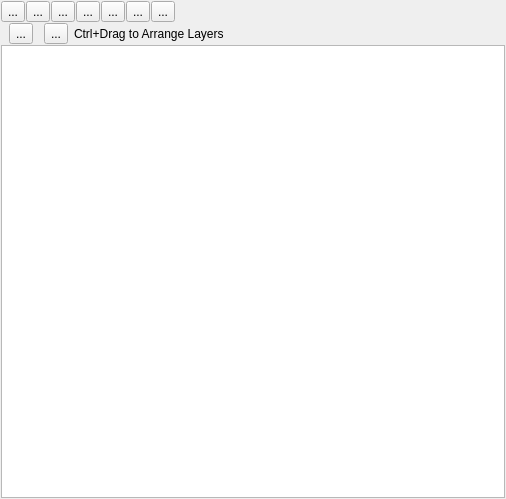
<?xml version="1.0" encoding="UTF-8"?>
<ui version="4.0">
 <class>PanelDisplayLayer</class>
 <widget class="QWidget" name="PanelDisplayLayer">
  <property name="geometry">
   <rect>
    <x>0</x>
    <y>0</y>
    <width>506</width>
    <height>499</height>
   </rect>
  </property>
  <property name="windowTitle">
   <string>Dialog</string>
  </property>
  <layout class="QVBoxLayout" name="verticalLayout" stretch="0,0,1">
   <property name="spacing">
    <number>1</number>
   </property>
   <property name="leftMargin">
    <number>1</number>
   </property>
   <property name="topMargin">
    <number>1</number>
   </property>
   <property name="rightMargin">
    <number>1</number>
   </property>
   <property name="bottomMargin">
    <number>1</number>
   </property>
   <item>
    <layout class="QHBoxLayout" name="horizontalLayout_2" stretch="0,0,0,0,0,0,0,0">
     <property name="spacing">
      <number>1</number>
     </property>
     <item>
      <widget class="QToolButton" name="newButton">
       <property name="toolTip">
        <string>New</string>
       </property>
       <property name="text">
        <string>...</string>
       </property>
       <property name="icon">
        <iconset resource="PanelDisplayLayer.qrc">
         <normaloff>:/LayerEditor/Toolbar/new.png</normaloff>:/LayerEditor/Toolbar/new.png</iconset>
       </property>
       <property name="iconSize">
        <size>
         <width>14</width>
         <height>14</height>
        </size>
       </property>
      </widget>
     </item>
     <item>
      <widget class="QToolButton" name="deleteButton">
       <property name="toolTip">
        <string>Delete</string>
       </property>
       <property name="text">
        <string>...</string>
       </property>
       <property name="icon">
        <iconset resource="PanelDisplayLayer.qrc">
         <normaloff>:/LayerEditor/Toolbar/delete.png</normaloff>:/LayerEditor/Toolbar/delete.png</iconset>
       </property>
       <property name="iconSize">
        <size>
         <width>14</width>
         <height>14</height>
        </size>
       </property>
      </widget>
     </item>
     <item>
      <widget class="QToolButton" name="renameButton">
       <property name="toolTip">
        <string>Rename</string>
       </property>
       <property name="text">
        <string>...</string>
       </property>
       <property name="icon">
        <iconset resource="PanelDisplayLayer.qrc">
         <normaloff>:/LayerEditor/Toolbar/rename.png</normaloff>:/LayerEditor/Toolbar/rename.png</iconset>
       </property>
       <property name="iconSize">
        <size>
         <width>14</width>
         <height>14</height>
        </size>
       </property>
      </widget>
     </item>
     <item>
      <widget class="QToolButton" name="exportButton">
       <property name="toolTip">
        <string>Export</string>
       </property>
       <property name="text">
        <string>...</string>
       </property>
       <property name="icon">
        <iconset resource="PanelDisplayLayer.qrc">
         <normaloff>:/LayerEditor/Toolbar/export.png</normaloff>:/LayerEditor/Toolbar/export.png</iconset>
       </property>
       <property name="iconSize">
        <size>
         <width>14</width>
         <height>14</height>
        </size>
       </property>
      </widget>
     </item>
     <item>
      <widget class="QToolButton" name="importButton">
       <property name="toolTip">
        <string>Import</string>
       </property>
       <property name="text">
        <string>...</string>
       </property>
       <property name="icon">
        <iconset resource="PanelDisplayLayer.qrc">
         <normaloff>:/LayerEditor/Toolbar/import.png</normaloff>:/LayerEditor/Toolbar/import.png</iconset>
       </property>
       <property name="iconSize">
        <size>
         <width>14</width>
         <height>14</height>
        </size>
       </property>
      </widget>
     </item>
     <item>
      <widget class="QToolButton" name="saveButton">
       <property name="toolTip">
        <string>Save External Layers</string>
       </property>
       <property name="text">
        <string>...</string>
       </property>
       <property name="icon">
        <iconset resource="PanelDisplayLayer.qrc">
         <normaloff>:/LayerEditor/Toolbar/save.png</normaloff>:/LayerEditor/Toolbar/save.png</iconset>
       </property>
       <property name="iconSize">
        <size>
         <width>14</width>
         <height>14</height>
        </size>
       </property>
      </widget>
     </item>
     <item>
      <widget class="QToolButton" name="freezeButton">
       <property name="toolTip">
        <string>Freeze</string>
       </property>
       <property name="text">
        <string>...</string>
       </property>
       <property name="icon">
        <iconset resource="PanelDisplayLayer.qrc">
         <normaloff>:/LayerEditor/Toolbar/freeze.png</normaloff>:/LayerEditor/Toolbar/freeze.png</iconset>
       </property>
       <property name="iconSize">
        <size>
         <width>14</width>
         <height>14</height>
        </size>
       </property>
      </widget>
     </item>
     <item>
      <spacer name="horizontalSpacer_2">
       <property name="orientation">
        <enum>Qt::Horizontal</enum>
       </property>
       <property name="sizeHint" stdset="0">
        <size>
         <width>40</width>
         <height>20</height>
        </size>
       </property>
      </spacer>
     </item>
    </layout>
   </item>
   <item>
    <layout class="QHBoxLayout" name="horizontalLayout">
     <property name="spacing">
      <number>0</number>
     </property>
     <item>
      <spacer name="headerSpacerLeft">
       <property name="orientation">
        <enum>Qt::Horizontal</enum>
       </property>
       <property name="sizeType">
        <enum>QSizePolicy::Fixed</enum>
       </property>
       <property name="sizeHint" stdset="0">
        <size>
         <width>8</width>
         <height>2</height>
        </size>
       </property>
      </spacer>
     </item>
     <item>
      <widget class="QToolButton" name="visibleStateButton">
       <property name="text">
        <string>...</string>
       </property>
       <property name="icon">
        <iconset resource="PanelDisplayLayer.qrc">
         <normaloff>:/LayerEditor/LayerButtons/blank.png</normaloff>
         <normalon>:/LayerEditor/LayerButtons/visible.png</normalon>:/LayerEditor/LayerButtons/blank.png</iconset>
       </property>
       <property name="checkable">
        <bool>true</bool>
       </property>
      </widget>
     </item>
     <item>
      <spacer name="headerSpacerVisableUsable">
       <property name="orientation">
        <enum>Qt::Horizontal</enum>
       </property>
       <property name="sizeType">
        <enum>QSizePolicy::Fixed</enum>
       </property>
       <property name="sizeHint" stdset="0">
        <size>
         <width>11</width>
         <height>2</height>
        </size>
       </property>
      </spacer>
     </item>
     <item>
      <widget class="QToolButton" name="usableStateButton">
       <property name="text">
        <string>...</string>
       </property>
       <property name="icon">
        <iconset resource="PanelDisplayLayer.qrc">
         <normaloff>:/LayerEditor/LayerButtons/blank.png</normaloff>
         <normalon>:/LayerEditor/LayerButtons/usable.png</normalon>:/LayerEditor/LayerButtons/blank.png</iconset>
       </property>
       <property name="checkable">
        <bool>true</bool>
       </property>
       <property name="autoRaise">
        <bool>false</bool>
       </property>
      </widget>
     </item>
     <item>
      <spacer name="headerSpacerRight">
       <property name="orientation">
        <enum>Qt::Horizontal</enum>
       </property>
       <property name="sizeType">
        <enum>QSizePolicy::Fixed</enum>
       </property>
       <property name="sizeHint" stdset="0">
        <size>
         <width>6</width>
         <height>2</height>
        </size>
       </property>
      </spacer>
     </item>
     <item>
      <widget class="QLabel" name="label">
       <property name="text">
        <string>Ctrl+Drag to Arrange Layers</string>
       </property>
      </widget>
     </item>
     <item>
      <spacer name="horizontalSpacer">
       <property name="orientation">
        <enum>Qt::Horizontal</enum>
       </property>
       <property name="sizeHint" stdset="0">
        <size>
         <width>40</width>
         <height>20</height>
        </size>
       </property>
      </spacer>
     </item>
    </layout>
   </item>
   <item>
    <widget class="CLayersListBox" name="m_layersCtrl">
     <property name="lineWidth">
      <number>0</number>
     </property>
    </widget>
   </item>
  </layout>
 </widget>
 <customwidgets>
  <customwidget>
   <class>CLayersListBox</class>
   <extends>QTreeView</extends>
   <header>Controls/LayersListBox.h</header>
  </customwidget>
 </customwidgets>
 <resources>
  <include location="PanelDisplayLayer.qrc"/>
 </resources>
 <connections/>
</ui>
